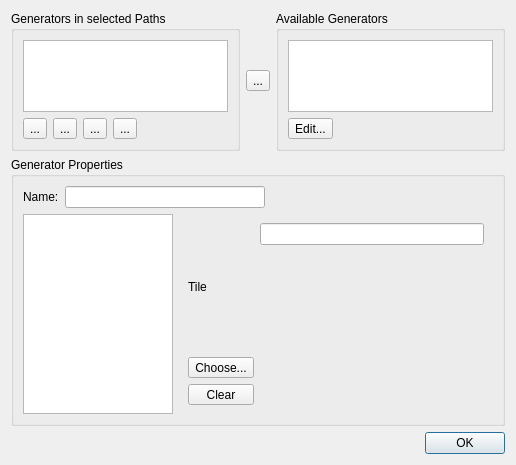
<?xml version="1.0" encoding="UTF-8"?>
<ui version="4.0">
 <class>PathPropertiesDialog</class>
 <widget class="QDialog" name="PathPropertiesDialog">
  <property name="geometry">
   <rect>
    <x>0</x>
    <y>0</y>
    <width>516</width>
    <height>465</height>
   </rect>
  </property>
  <property name="windowTitle">
   <string>Path Properties</string>
  </property>
  <layout class="QGridLayout" name="gridLayout">
   <item row="0" column="0" colspan="2">
    <layout class="QHBoxLayout" name="horizontalLayout_2">
     <item>
      <widget class="QGroupBox" name="groupBox">
       <property name="title">
        <string>Generators in selected Paths</string>
       </property>
       <layout class="QVBoxLayout" name="verticalLayout_2">
        <item>
         <widget class="QListWidget" name="generatorsList"/>
        </item>
        <item>
         <layout class="QHBoxLayout" name="horizontalLayout">
          <item>
           <widget class="QToolButton" name="duplicate">
            <property name="text">
             <string>...</string>
            </property>
            <property name="icon">
             <iconset resource="tiled.qrc">
              <normaloff>:/images/16x16/stock-duplicate-16.png</normaloff>:/images/16x16/stock-duplicate-16.png</iconset>
            </property>
           </widget>
          </item>
          <item>
           <widget class="QToolButton" name="moveUp">
            <property name="text">
             <string>...</string>
            </property>
            <property name="icon">
             <iconset resource="tiled.qrc">
              <normaloff>:/images/16x16/go-up.png</normaloff>:/images/16x16/go-up.png</iconset>
            </property>
           </widget>
          </item>
          <item>
           <widget class="QToolButton" name="moveDown">
            <property name="text">
             <string>...</string>
            </property>
            <property name="icon">
             <iconset resource="tiled.qrc">
              <normaloff>:/images/16x16/go-down.png</normaloff>:/images/16x16/go-down.png</iconset>
            </property>
           </widget>
          </item>
          <item>
           <widget class="QToolButton" name="removeGenerator">
            <property name="text">
             <string>...</string>
            </property>
            <property name="icon">
             <iconset resource="tiled.qrc">
              <normaloff>:/images/16x16/edit-delete.png</normaloff>:/images/16x16/edit-delete.png</iconset>
            </property>
           </widget>
          </item>
          <item>
           <spacer name="horizontalSpacer_2">
            <property name="orientation">
             <enum>Qt::Horizontal</enum>
            </property>
            <property name="sizeHint" stdset="0">
             <size>
              <width>40</width>
              <height>20</height>
             </size>
            </property>
           </spacer>
          </item>
         </layout>
        </item>
       </layout>
      </widget>
     </item>
     <item>
      <layout class="QVBoxLayout" name="verticalLayout">
       <item>
        <widget class="QToolButton" name="addGenerator">
         <property name="text">
          <string>...</string>
         </property>
         <property name="icon">
          <iconset resource="tiled.qrc">
           <normaloff>:/images/22x22/add.png</normaloff>:/images/22x22/add.png</iconset>
         </property>
        </widget>
       </item>
      </layout>
     </item>
     <item>
      <widget class="QGroupBox" name="groupBox_2">
       <property name="title">
        <string>Available Generators</string>
       </property>
       <layout class="QVBoxLayout" name="verticalLayout_3">
        <item>
         <widget class="QListWidget" name="allGeneratorsList"/>
        </item>
        <item>
         <layout class="QHBoxLayout" name="horizontalLayout_5">
          <item>
           <widget class="QToolButton" name="generatorsDialog">
            <property name="text">
             <string>Edit...</string>
            </property>
           </widget>
          </item>
          <item>
           <spacer name="horizontalSpacer_4">
            <property name="orientation">
             <enum>Qt::Horizontal</enum>
            </property>
            <property name="sizeHint" stdset="0">
             <size>
              <width>40</width>
              <height>20</height>
             </size>
            </property>
           </spacer>
          </item>
         </layout>
        </item>
       </layout>
      </widget>
     </item>
    </layout>
   </item>
   <item row="1" column="0" colspan="2">
    <widget class="QGroupBox" name="groupBox_3">
     <property name="title">
      <string>Generator Properties</string>
     </property>
     <layout class="QFormLayout" name="formLayout_4">
      <item row="0" column="0" colspan="2">
       <layout class="QHBoxLayout" name="horizontalLayout_3">
        <item>
         <widget class="QLabel" name="label">
          <property name="text">
           <string>Name:</string>
          </property>
         </widget>
        </item>
        <item>
         <widget class="QLineEdit" name="nameEdit">
          <property name="maximumSize">
           <size>
            <width>200</width>
            <height>16777215</height>
           </size>
          </property>
         </widget>
        </item>
        <item>
         <spacer name="horizontalSpacer_3">
          <property name="orientation">
           <enum>Qt::Horizontal</enum>
          </property>
          <property name="sizeHint" stdset="0">
           <size>
            <width>40</width>
            <height>20</height>
           </size>
          </property>
         </spacer>
        </item>
       </layout>
      </item>
      <item row="1" column="0">
       <widget class="QListWidget" name="propertyList">
        <property name="maximumSize">
         <size>
          <width>150</width>
          <height>16777215</height>
         </size>
        </property>
       </widget>
      </item>
      <item row="1" column="1">
       <widget class="QStackedWidget" name="propertyStack">
        <widget class="QWidget" name="Tile">
         <layout class="QFormLayout" name="formLayout_5">
          <item row="0" column="0">
           <layout class="QVBoxLayout" name="verticalLayout_4">
            <item>
             <widget class="QLabel" name="tileLabel">
              <property name="sizePolicy">
               <sizepolicy hsizetype="Fixed" vsizetype="Fixed">
                <horstretch>0</horstretch>
                <verstretch>0</verstretch>
               </sizepolicy>
              </property>
              <property name="minimumSize">
               <size>
                <width>64</width>
                <height>128</height>
               </size>
              </property>
              <property name="text">
               <string>Tile</string>
              </property>
             </widget>
            </item>
            <item>
             <widget class="QToolButton" name="chooseTile">
              <property name="text">
               <string>Choose...</string>
              </property>
             </widget>
            </item>
            <item>
             <widget class="QToolButton" name="clearTile">
              <property name="sizePolicy">
               <sizepolicy hsizetype="MinimumExpanding" vsizetype="Fixed">
                <horstretch>0</horstretch>
                <verstretch>0</verstretch>
               </sizepolicy>
              </property>
              <property name="text">
               <string>Clear</string>
              </property>
             </widget>
            </item>
           </layout>
          </item>
          <item row="0" column="1">
           <widget class="QLineEdit" name="tileName">
            <property name="readOnly">
             <bool>true</bool>
            </property>
           </widget>
          </item>
         </layout>
        </widget>
        <widget class="QWidget" name="Integer">
         <layout class="QFormLayout" name="formLayout">
          <item row="0" column="0">
           <widget class="QSpinBox" name="integerSpinBox">
            <property name="minimumSize">
             <size>
              <width>64</width>
              <height>0</height>
             </size>
            </property>
            <property name="buttonSymbols">
             <enum>QAbstractSpinBox::UpDownArrows</enum>
            </property>
           </widget>
          </item>
         </layout>
        </widget>
        <widget class="QWidget" name="String">
         <layout class="QFormLayout" name="formLayout_2">
          <item row="0" column="0">
           <widget class="QLineEdit" name="stringEdit">
            <property name="minimumSize">
             <size>
              <width>256</width>
              <height>0</height>
             </size>
            </property>
           </widget>
          </item>
         </layout>
        </widget>
        <widget class="QWidget" name="Boolean">
         <layout class="QFormLayout" name="formLayout_3">
          <item row="0" column="0">
           <widget class="QCheckBox" name="checkBox">
            <property name="text">
             <string>CheckBox</string>
            </property>
           </widget>
          </item>
         </layout>
        </widget>
       </widget>
      </item>
     </layout>
    </widget>
   </item>
   <item row="2" column="1">
    <widget class="QDialogButtonBox" name="buttonBox">
     <property name="orientation">
      <enum>Qt::Horizontal</enum>
     </property>
     <property name="standardButtons">
      <set>QDialogButtonBox::Ok</set>
     </property>
    </widget>
   </item>
   <item row="2" column="0">
    <layout class="QHBoxLayout" name="undoRedoLayout"/>
   </item>
  </layout>
 </widget>
 <resources>
  <include location="tiled.qrc"/>
 </resources>
 <connections>
  <connection>
   <sender>buttonBox</sender>
   <signal>accepted()</signal>
   <receiver>PathPropertiesDialog</receiver>
   <slot>accept()</slot>
   <hints>
    <hint type="sourcelabel">
     <x>233</x>
     <y>379</y>
    </hint>
    <hint type="destinationlabel">
     <x>157</x>
     <y>274</y>
    </hint>
   </hints>
  </connection>
  <connection>
   <sender>buttonBox</sender>
   <signal>rejected()</signal>
   <receiver>PathPropertiesDialog</receiver>
   <slot>reject()</slot>
   <hints>
    <hint type="sourcelabel">
     <x>301</x>
     <y>385</y>
    </hint>
    <hint type="destinationlabel">
     <x>286</x>
     <y>274</y>
    </hint>
   </hints>
  </connection>
 </connections>
</ui>
